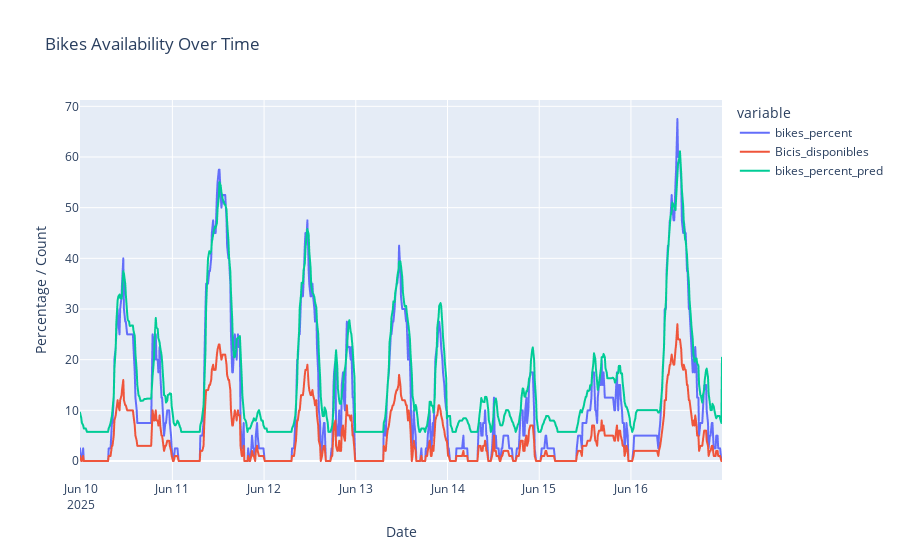

Notebook code for this chart:
### Code cell
# plot series with plotly
import plotly.express as px

fig = px.line(
    filtered_test,
    x="fecha_actualizacion",
    y=["bikes_percent", "Bicis_disponibles", "bikes_percent_pred"],
    title="Bikes Availability Over Time",
    labels={"fecha_actualizacion": "Date", "value": "Percentage / Count"},
)

fig.show()

### Figure 1 — Plotly figure (JSON) as saved in the notebook; plotly's stock layout.template omitted (floating-point values rounded to 4 significant figures; data arrays with more than 128 entries replaced by an {"elided": "..."} marker saying what was removed)
{"data": [{"hovertemplate": "variable=bikes_percent<br>Date=%{x}<br>Percentage / Count=%{y}<extra></extra>", "legendgroup": "bikes_percent", "line": {"color": "#636efa", "dash": "solid"}, "marker": {"symbol": "circle"}, "mode": "lines", "name": "bikes_percent", "showlegend": true, "type": "scattergl", "x": {"elided": "673 str values"}, "xaxis": "x", "y": {"elided": "673 float values"}, "yaxis": "y"}, {"hovertemplate": "variable=Bicis_disponibles<br>Date=%{x}<br>Percentage / Count=%{y}<extra></extra>", "legendgroup": "Bicis_disponibles", "line": {"color": "#EF553B", "dash": "solid"}, "marker": {"symbol": "circle"}, "mode": "lines", "name": "Bicis_disponibles", "showlegend": true, "type": "scattergl", "x": {"elided": "673 str values"}, "xaxis": "x", "y": {"elided": "673 float values"}, "yaxis": "y"}, {"hovertemplate": "variable=bikes_percent_pred<br>Date=%{x}<br>Percentage / Count=%{y}<extra></extra>", "legendgroup": "bikes_percent_pred", "line": {"color": "#00cc96", "dash": "solid"}, "marker": {"symbol": "circle"}, "mode": "lines", "name": "bikes_percent_pred", "showlegend": true, "type": "scattergl", "x": {"elided": "673 str values"}, "xaxis": "x", "y": {"elided": "673 float values"}, "yaxis": "y"}], "layout": {"legend": {"title": {"text": "variable"}, "tracegroupgap": 0}, "title": {"text": "Bikes Availability Over Time"}, "xaxis": {"anchor": "y", "domain": [0, 1], "title": {"text": "Date"}}, "yaxis": {"anchor": "x", "domain": [0, 1], "title": {"text": "Percentage / Count"}}}}
